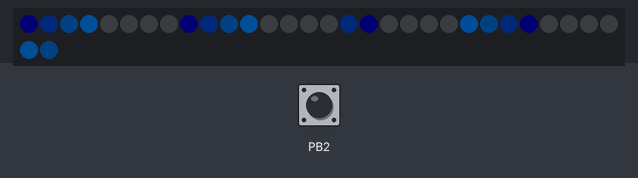
Recording of a sketch running on a simulated ATtiny85, built with avr-gcc and run on an emulated ATtiny85. On the bench: 32 RGB LEDs in strip order, left to right, continuing on the next row. Inputs (shaded band) come from the test bench; at power-on: PB2 HIGH. Dim RGB values are drawn brighter than linear.

Above: at 1.28 s.
1.3 s: PB2 driven LOW
At 1.39 s:
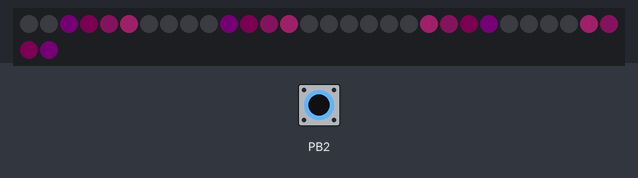
2.9 s: PB2 pulsed HIGH 5 times (0.12 s each, 0.3 s apart)
At 3.04 s:
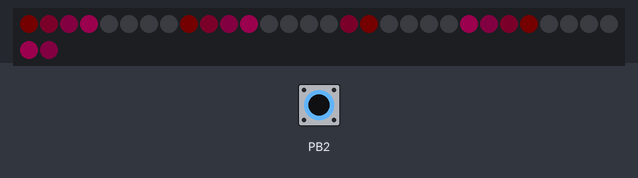
At 3.42 s:
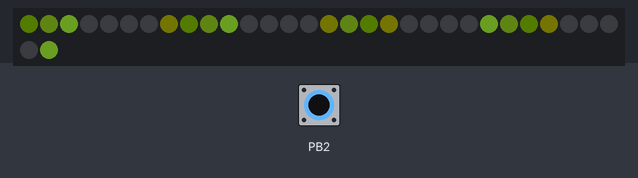

Measured:
- after the input at 1.3 s, the LEDs: first change at once (image 1 shows a later state)

The sketch:

goggles.ino
```cpp
// Low power NeoPixel goggles example.  Makes a nice blinky display
// with just a few LEDs on at any time.

#include <Adafruit_NeoPixel.h>
#ifdef __AVR_ATtiny85__ // Trinket, Gemma, etc.
 #include <avr/power.h>
#endif

#define PIXEL_PIN 0

Adafruit_NeoPixel pixels = Adafruit_NeoPixel(32, PIXEL_PIN);

//uint32_t first_color = 0xffc0b;
uint32_t first_color = 0x0369cf;
volatile uint32_t color  = first_color;
uint32_t frame = 0;
uint32_t delay_time = 50;

void setup() {
#ifdef __AVR_ATtiny85__ // Trinket, Gemma, etc.
  if(F_CPU == 16000000) clock_prescale_set(clock_div_1);
#endif
  pixels.begin();
  pixels.setBrightness(32);

  pinMode(2, INPUT);
  attachInterrupt(0, changeColor, FALLING);
}

void changeColor() {
  color = (color >> 4) | ((color & 0x00000F) << 20);
  if(!color) color = first_color;
}

uint32_t darken(uint32_t color, uint8_t shift) {
  uint32_t r = (color & 0xFF0000) >> (16+shift);
  uint32_t g = (color & 0x00FF00) >> (8+shift);
  uint32_t b = (color & 0x0000FF) >> shift;

  return (r << 16) | (g << 8) | b;
}

void loop() {
  bool direction = (frame / 128) % 2 == 0 ? false : true;

  uint8_t  i, j;
  uint32_t offset = frame % 16;

  for(i=0; i<16; i++) {
    j = i;
    if (!direction) j = (18-i) % 16;

    uint32_t c = color;
    uint8_t darken_amount = (offset+j) & 7;
    if(darken_amount > 0) {
      c = darken(color, darken_amount + 1);
    }

    pixels.setPixelColor((i+2)%16, c);
    pixels.setPixelColor(31-i, c);
  }
  pixels.show();

  frame++;

  if(frame % 128 == 0) {      // Every 8 times around
    changeColor();
  }
  delay(delay_time);
}
```
